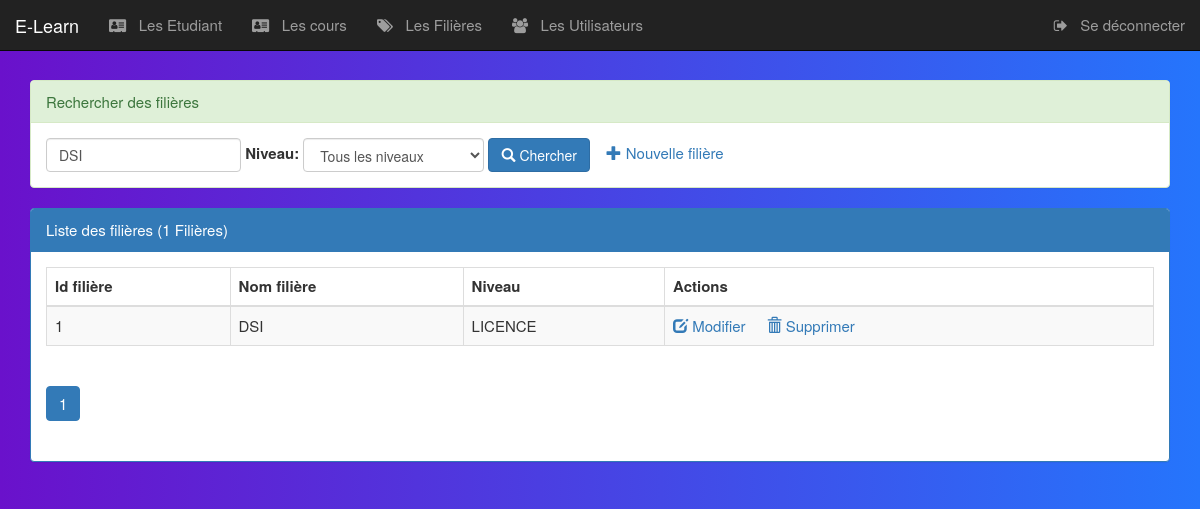
/pages/filieres.php?nomF=DSI (signed in), run on the app's committed database.
### tables this page shows
create table filiere(
    idFiliere int(4) auto_increment primary key,
    nomFiliere varchar(50),
    niveau varchar(50)
);

### pages/filieres.php (the view, shortened to what this page needs)
<?php
    require_once("connexiondb.php");
    $nomf=isset($_GET['nomF'])?$_GET['nomF']:"";
    $niveau=isset($_GET['niveau'])?$_GET['niveau']:"all";
    $size=isset($_GET['size'])?$_GET['size']:6;
    $page=isset($_GET['page'])?$_GET['page']:1;
    $offset=($page-1)*$size;
    if($niveau=="all"){
        $requete="select * from filiere
                where nomFiliere like '%$nomf%'
                limit $size
                offset $offset";
        $requeteCount="select count(*) countF from filiere
                where nomFiliere like '%$nomf%'";
    }
    $resultatF=$pdo->query($requete);
    $resultatCount=$pdo->query($requeteCount);
    $tabCount=$resultatCount->fetch();
    $nbrFiliere=$tabCount['countF'];
    $reste=$nbrFiliere % $size;
    if($reste===0)
        $nbrPage=$nbrFiliere/$size;
    else
        $nbrPage=floor($nbrFiliere/$size)+1;
?>
<!DOCTYPE HTML>
<HTML>
    <head>
        <link rel="stylesheet" type="text/css" href="https://maxcdn.bootstrapcdn.com/bootstrap/3.3.7/css/bootstrap.min.css">
        <link rel="stylesheet" type="text/css" href="../css/font-awesome.min.css">
        <link rel="stylesheet" type="text/css" href="../css/Styles.css">
    </head>
    <body class="vh-100 gradient-custom">
        <?php include("menu.php"); ?>
        <div class="container">
            <div class="panel panel-success margetop60">
				<div class="panel-heading">Rechercher des filières</div>
				<div class="panel-body">
					<form method="get" action="filieres.php" class="form-inline">
						<div class="form-group">
                            <input type="text" name="nomF"
                                   placeholder="Nom de la filière"
                                   class="form-control"
                                   value="<?php echo $nomf ?>"/>
                        </div>
                        <label for="niveau">Niveau:</label>
			            <select name="niveau" class="form-control" id="niveau"
                                onchange="this.form.submit()">
                            <option value="all" <?php if($niveau==="all") echo "selected" ?>>Tous les niveaux</option>
			            </select>
				        <button type="submit" class="btn btn-primary">
                            <span class="glyphicon glyphicon-search"></span>
                            Chercher
                        </button>
                       	<?php if ($_SESSION['user']['role']=='ADMIN') {?>
                            <a href="nouvelleFiliere.php">
                                <span class="glyphicon glyphicon-plus"></span>
                                Nouvelle filière
                            </a>
                        <?php } ?>
					</form>
				</div>
			</div>
            <div class="panel panel-primary">
                <div class="panel-heading">Liste des filières (<?php echo $nbrFiliere ?> Filières)</div>
                <div class="panel-body">
                    <table class="table table-striped table-bordered">
                        <thead>
                            <tr>
                                <th>Id filière</th><th>Nom filière</th><th>Niveau</th>
                                <?php if ($_SESSION['user']['role']== 'ADMIN') {?>
                                	<th>Actions</th>
                                <?php }?>
                            </tr>
                        </thead>
                        <tbody>
                            <?php while($filiere=$resultatF->fetch()){ ?>
                                <tr>
                                    <td><?php echo $filiere['idFiliere'] ?> </td>
                                    <td><?php echo $filiere['nomFiliere'] ?> </td>
                                    <td><?php echo $filiere['niveau'] ?> </td>
                                     <?php if ($_SESSION['user']['role']== 'ADMIN') {?>
                                        <td>
                                            <a href="editerFiliere.php?idF=<?php echo $filiere['idFiliere'] ?>">
                                                <span class="glyphicon glyphicon-edit"></span>
                                                <span >Modifier </span>
                                            </a>
                                            <a onclick="return confirm('Etes vous sur de vouloir supprimer la filière')"
                                                href="supprimerFiliere.php?idF=<?php echo $filiere['idFiliere'] ?>">
                                                    <span class="glyphicon glyphicon-trash"></span>
                                                    <span >Supprimer</span>
                                            </a>
                                        </td>
                                    <?php }?>
                                </tr>
                            <?PHP } ?>
                       </tbody>
                    </table>
                <div>
                    <ul class="pagination">
                        <?php for($i=1;$i<=$nbrPage;$i++){ ?>
                            <li class="<?php if($i==$page) echo 'active' ?>">
            <a href="filieres.php?page=<?php echo $i;?>&nomF=<?php echo $nomf ?>&niveau=<?php echo $niveau ?>">
                                    <?php echo $i; ?>
                                </a>
                             </li>
                        <?php } ?>
                    </ul>
                </div>
                </div>
            </div>
        </div>
    </body>
</HTML>

### css/Styles.css (style rules this page uses)
.margetop60 { margin-top: 80px; }
body { background-color: rgb(240, 238, 238); font-size: 15px; }
.gradient-custom { background: #6a11cb; background: -webkit-linear-gradient(to right, rgba(106, 17, 203, 1), rgba(37, 117, 252, 1)); background: linear-gradient(to right, rgba(106, 17, 203, 1), rgba(37, 117, 252, 1)) }

### data on the page
filiere: idFiliere "1", nomFiliere "DSI", niveau "LICENCE"

### other printed values
$nbrFiliere "1"
